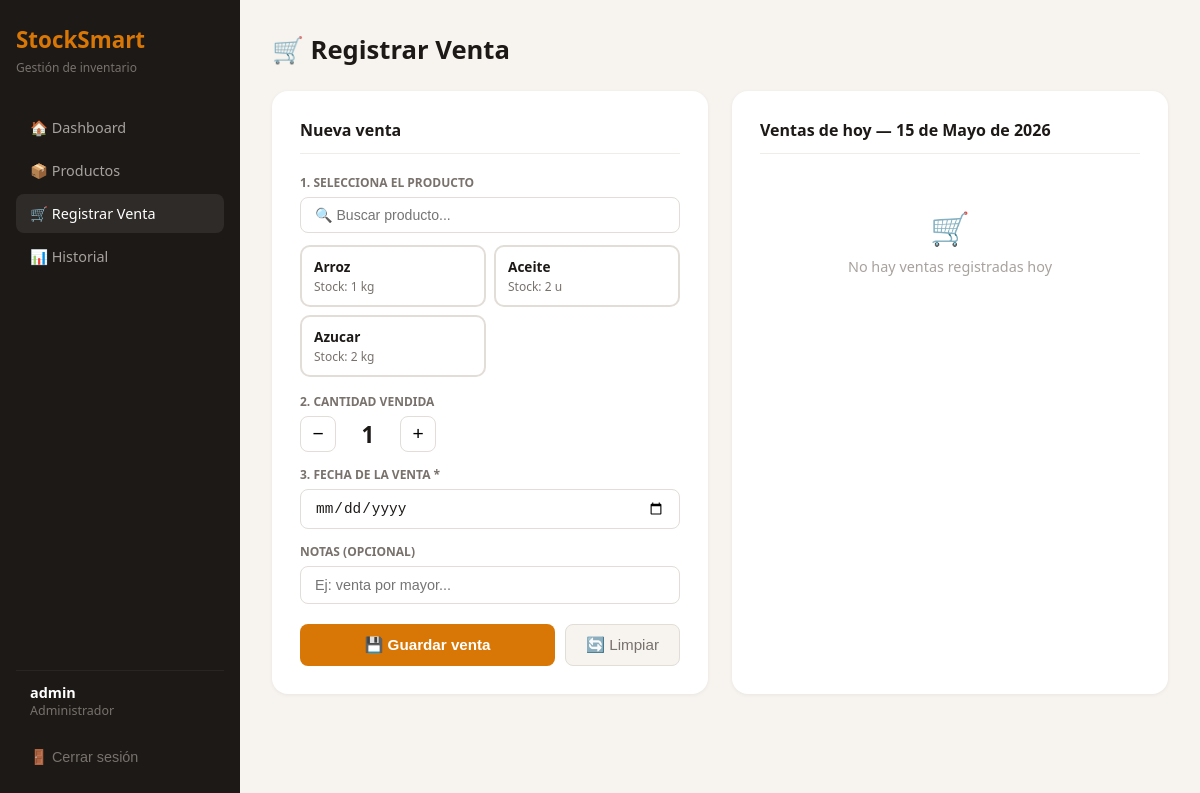
/ventas/ (signed in), run on an earlier commit of the app's database.
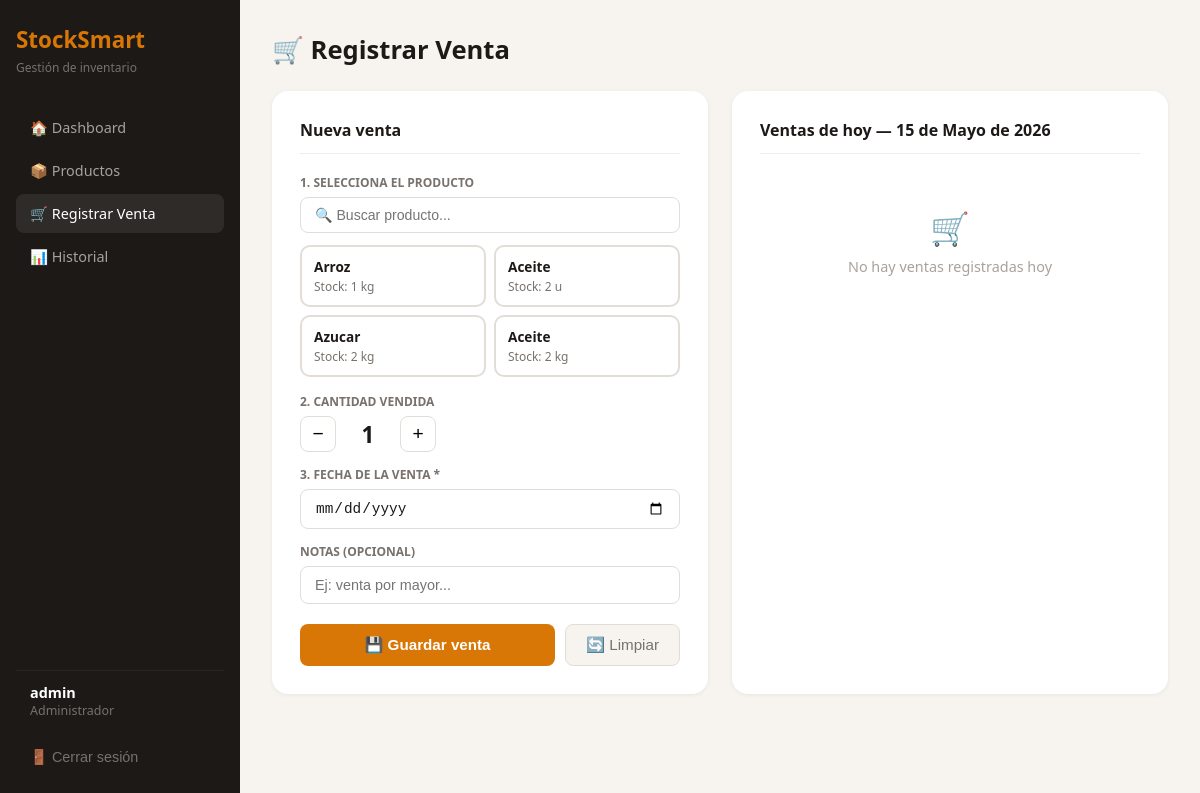
And on a later commit of the database.
### inventario/models.py (models this page shows, shortened)
class Product(models.Model):
    CATEGORIAS = [
        ('granos', 'Granos y cereales'),
        ('aceites', 'Aceites'),
        ('aseo', 'Aseo'),
        ('lacteos', 'Lácteos'),
        ('otros', 'Otros'),
    ]
    UNIDADES = [
        ('u', 'Unidades'),
        ('kg', 'Kilogramos'),
        ('l', 'Litros'),
        ('g', 'Gramos'),
    ]
    user          = models.ForeignKey(User, on_delete=models.CASCADE)
    name          = models.CharField(max_length=200)
    category      = models.CharField(max_length=50, choices=CATEGORIAS)
    unit          = models.CharField(max_length=10, choices=UNIDADES)
    current_stock = models.IntegerField(default=0)
    safety_stock  = models.IntegerField(default=0)
    lead_time_days= models.IntegerField(default=1)
    notes         = models.TextField(blank=True)
    is_active     = models.BooleanField(default=True)
    created_at    = models.DateTimeField(auto_now_add=True)

### inventario/views.py (the view, shortened to what this page needs)
# urls.py: path('ventas/', views.ventas, name='ventas'),
@login_required
def ventas(request):
    products = Product.objects.filter(user=request.user, is_active=True)
    today = timezone.now().date()
    ventas_hoy = Sale.objects.filter(
        product__user=request.user,
        sale_date=today
    ).order_by('-created_at')
    return render(request, 'inventario/ventas.html', {
        'products': products,
        'ventas_hoy': ventas_hoy,
        'today': today,
    })

### inventario/templates/inventario/ventas.html (shortened to what the changed rows need)
<!DOCTYPE html>
<html lang="es">
<head>
</head>
<body>
<div class="main">
    <div class="grid">
        <div class="card">
            <form method="post" action="/ventas/">
                <div class="product-grid" id="product-grid">
                    {% for product in products %}
                    <div class="product-chip" onclick="selectProduct({{ product.pk }}, '{{ product.name }}', this)">
                        <div class="chip-name">{{ product.name }}</div>
                        <div class="chip-stock">Stock: {{ product.current_stock }} {{ product.unit }}</div>
                    </div>
                    {% endfor %}
                </div>
            </form>
        </div>
    </div>
</div>
</body>
</html>

What changed in the data, as far as the page shows it:
added Product: name "Aceite", current_stock "2", unit "kg"
